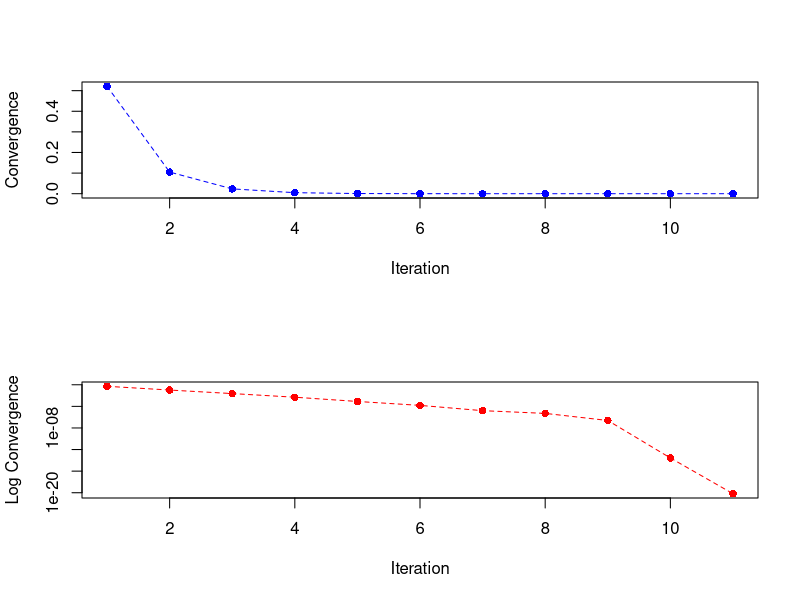

Generate this figure with R:
cg <- function(A, b, x) {
  # Calculate the initial residual vector (r)
  r <- b - A %*% x
  # Initialize direction vector (p) and iteration counter (j)
  p <- r
  j <- 0
  
  # Initialize convergence tracker with norm of initial residual
  conv <- numeric()
  conv[1] <- norm(r, type = "2")
  
  # If b is a zero vector, initialize error tracker
  if (all(b == 0)) {
    err <- numeric()
    err[1] <- norm(x, type = "I")
  }
  
  # Iterate until residual norm is sufficiently small or reached max number of iterations
  while ((norm(r, type = "2") / norm(b, type = "2") > 1e-14) && (j < 500)) {
    # Calculate the step size alpha
    alpha <- as.numeric((t(r) %*% r) / (t(p) %*% A %*% p))
    # Update the solution vector x
    x <- x + alpha * p
    # Calculate the new residual vector rnew
    rnew <- r - alpha * A %*% p
    # Calculate the coefficient beta
    beta <- as.numeric((t(rnew) %*% rnew) / (t(r) %*% r))
    # Update the direction vector p
    p <- rnew + beta * p
    # Update the residual vector r
    r <- rnew
    # Increment the iteration counter
    j <- j + 1
    # Track the convergence progress
    conv[j] <- norm(r, type = "2") / norm(b, type = "2")
    
    # If b is a zero vector, track the error of the solution x
    if (all(b == 0)) {
      err[j] <- norm(x, type = "I")
    }
    
    # Print the iteration number and the current convergence value
    cat(sprintf('%5.0f %20.16e\n', j, conv[j]))
  }
  
  # Set up the plotting area for two plots
  par(mfrow = c(2, 1))
  # Plot the convergence over iterations
  plot(1:j, conv, type = "o", col = "blue", pch = 16, lty = 2, xlab = "Iteration", ylab = "Convergence")
  
  # Filter out non-positive values for the logarithmic plot
  positive_indices <- which(conv > 0)
  # Plot the convergence on a logarithmic scale for positive values
  plot(positive_indices, conv[positive_indices], type = "o", log = "y", pch = 16, lty = 2, col = "red", 
       xlab = "Iteration", ylab = "Log Convergence")
  
  # Return the convergence history and the final solution vector
  return(list(conv = conv, x = x))
}





# Example usage:
set.seed(99) # For reproducibility

# Generate a random matrix
n <- 10
A <- matrix(rnorm(n * n), n, n)

# Ensure A is symmetric positive-definite
A <- t(A) %*% A + n * diag(n)

# Generate a random vector b
b <- rnorm(n)

# Initial guess for x
x0 <- rep(0, n)

result <- cg(A, b, x0)

# Print final results
cat('Final solution x:\n')
print(result$x[length(result$x)])

cat('Final convergence metric:\n')
print(result$conv[length(result$conv)])

